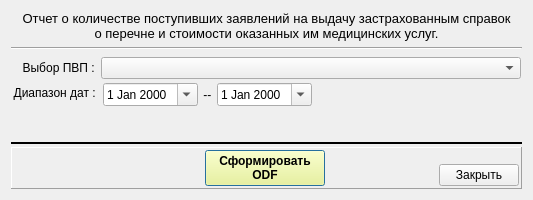
<?xml version="1.0" encoding="UTF-8"?>
<ui version="4.0">
 <class>print_pays2mo_rep_pt_wnd</class>
 <widget class="QDialog" name="print_pays2mo_rep_pt_wnd">
  <property name="geometry">
   <rect>
    <x>0</x>
    <y>0</y>
    <width>533</width>
    <height>200</height>
   </rect>
  </property>
  <property name="windowTitle">
   <string>Формирование отчёта</string>
  </property>
  <layout class="QVBoxLayout" name="verticalLayout">
   <property name="spacing">
    <number>2</number>
   </property>
   <item>
    <widget class="QLabel" name="label">
     <property name="font">
      <font>
       <pointsize>10</pointsize>
      </font>
     </property>
     <property name="text">
      <string>Отчет о количестве поступивших заявлений на выдачу застрахованным справок
о перечне и стоимости оказанных им медицинских услуг.</string>
     </property>
     <property name="alignment">
      <set>Qt::AlignCenter</set>
     </property>
    </widget>
   </item>
   <item>
    <widget class="Line" name="line">
     <property name="minimumSize">
      <size>
       <width>0</width>
       <height>10</height>
      </size>
     </property>
     <property name="orientation">
      <enum>Qt::Horizontal</enum>
     </property>
    </widget>
   </item>
   <item>
    <layout class="QFormLayout" name="formLayout">
     <property name="leftMargin">
      <number>2</number>
     </property>
     <property name="topMargin">
      <number>2</number>
     </property>
     <property name="rightMargin">
      <number>2</number>
     </property>
     <property name="bottomMargin">
      <number>2</number>
     </property>
     <item row="0" column="0">
      <widget class="QLabel" name="lab_point">
       <property name="minimumSize">
        <size>
         <width>85</width>
         <height>0</height>
        </size>
       </property>
       <property name="text">
        <string>Выбор ПВП : </string>
       </property>
       <property name="alignment">
        <set>Qt::AlignRight|Qt::AlignTrailing|Qt::AlignVCenter</set>
       </property>
      </widget>
     </item>
     <item row="1" column="0">
      <widget class="QLabel" name="label_2">
       <property name="minimumSize">
        <size>
         <width>85</width>
         <height>0</height>
        </size>
       </property>
       <property name="text">
        <string>Диапазон дат : </string>
       </property>
       <property name="alignment">
        <set>Qt::AlignRight|Qt::AlignTrailing|Qt::AlignVCenter</set>
       </property>
      </widget>
     </item>
     <item row="1" column="1">
      <layout class="QHBoxLayout" name="horizontalLayout_2">
       <property name="spacing">
        <number>2</number>
       </property>
       <property name="leftMargin">
        <number>2</number>
       </property>
       <property name="topMargin">
        <number>2</number>
       </property>
       <property name="rightMargin">
        <number>2</number>
       </property>
       <property name="bottomMargin">
        <number>2</number>
       </property>
       <item>
        <widget class="QDateEdit" name="date_from">
         <property name="minimumSize">
          <size>
           <width>90</width>
           <height>0</height>
          </size>
         </property>
         <property name="calendarPopup">
          <bool>true</bool>
         </property>
        </widget>
       </item>
       <item>
        <widget class="QLabel" name="label_3">
         <property name="text">
          <string> -- </string>
         </property>
        </widget>
       </item>
       <item>
        <widget class="QDateEdit" name="date_to">
         <property name="minimumSize">
          <size>
           <width>90</width>
           <height>0</height>
          </size>
         </property>
         <property name="calendarPopup">
          <bool>true</bool>
         </property>
        </widget>
       </item>
       <item>
        <spacer name="horizontalSpacer_4">
         <property name="orientation">
          <enum>Qt::Horizontal</enum>
         </property>
         <property name="sizeHint" stdset="0">
          <size>
           <width>40</width>
           <height>20</height>
          </size>
         </property>
        </spacer>
       </item>
      </layout>
     </item>
     <item row="0" column="1">
      <widget class="QComboBox" name="combo_point">
       <property name="minimumSize">
        <size>
         <width>420</width>
         <height>0</height>
        </size>
       </property>
      </widget>
     </item>
    </layout>
   </item>
   <item>
    <spacer name="verticalSpacer">
     <property name="orientation">
      <enum>Qt::Vertical</enum>
     </property>
     <property name="sizeHint" stdset="0">
      <size>
       <width>20</width>
       <height>40</height>
      </size>
     </property>
    </spacer>
   </item>
   <item>
    <widget class="Line" name="line_2">
     <property name="frameShadow">
      <enum>QFrame::Plain</enum>
     </property>
     <property name="lineWidth">
      <number>2</number>
     </property>
     <property name="orientation">
      <enum>Qt::Horizontal</enum>
     </property>
    </widget>
   </item>
   <item>
    <widget class="QFrame" name="frame">
     <property name="frameShape">
      <enum>QFrame::Panel</enum>
     </property>
     <property name="frameShadow">
      <enum>QFrame::Raised</enum>
     </property>
     <layout class="QHBoxLayout" name="horizontalLayout">
      <property name="spacing">
       <number>2</number>
      </property>
      <property name="leftMargin">
       <number>2</number>
      </property>
      <property name="topMargin">
       <number>2</number>
      </property>
      <property name="rightMargin">
       <number>2</number>
      </property>
      <property name="bottomMargin">
       <number>2</number>
      </property>
      <item>
       <widget class="QFrame" name="frame_2">
        <property name="minimumSize">
         <size>
          <width>77</width>
          <height>0</height>
         </size>
        </property>
        <property name="frameShape">
         <enum>QFrame::NoFrame</enum>
        </property>
        <property name="frameShadow">
         <enum>QFrame::Raised</enum>
        </property>
       </widget>
      </item>
      <item>
       <spacer name="horizontalSpacer_2">
        <property name="orientation">
         <enum>Qt::Horizontal</enum>
        </property>
        <property name="sizeHint" stdset="0">
         <size>
          <width>40</width>
          <height>20</height>
         </size>
        </property>
       </spacer>
      </item>
      <item>
       <widget class="QPushButton" name="bn_print">
        <property name="minimumSize">
         <size>
          <width>120</width>
          <height>0</height>
         </size>
        </property>
        <property name="palette">
         <palette>
          <active>
           <colorrole role="Button">
            <brush brushstyle="SolidPattern">
             <color alpha="255">
              <red>255</red>
              <green>255</green>
              <blue>127</blue>
             </color>
            </brush>
           </colorrole>
          </active>
          <inactive>
           <colorrole role="Button">
            <brush brushstyle="SolidPattern">
             <color alpha="255">
              <red>255</red>
              <green>255</green>
              <blue>127</blue>
             </color>
            </brush>
           </colorrole>
          </inactive>
          <disabled>
           <colorrole role="Button">
            <brush brushstyle="SolidPattern">
             <color alpha="255">
              <red>255</red>
              <green>255</green>
              <blue>127</blue>
             </color>
            </brush>
           </colorrole>
          </disabled>
         </palette>
        </property>
        <property name="font">
         <font>
          <weight>75</weight>
          <bold>true</bold>
         </font>
        </property>
        <property name="text">
         <string>Сформировать
ODF</string>
        </property>
       </widget>
      </item>
      <item>
       <spacer name="horizontalSpacer">
        <property name="orientation">
         <enum>Qt::Horizontal</enum>
        </property>
        <property name="sizeHint" stdset="0">
         <size>
          <width>40</width>
          <height>20</height>
         </size>
        </property>
       </spacer>
      </item>
      <item>
       <layout class="QVBoxLayout" name="verticalLayout_2">
        <property name="spacing">
         <number>0</number>
        </property>
        <property name="leftMargin">
         <number>0</number>
        </property>
        <property name="topMargin">
         <number>0</number>
        </property>
        <property name="rightMargin">
         <number>0</number>
        </property>
        <property name="bottomMargin">
         <number>0</number>
        </property>
        <item>
         <spacer name="verticalSpacer_2">
          <property name="orientation">
           <enum>Qt::Vertical</enum>
          </property>
          <property name="sizeHint" stdset="0">
           <size>
            <width>5</width>
            <height>5</height>
           </size>
          </property>
         </spacer>
        </item>
        <item>
         <widget class="QPushButton" name="bn_close">
          <property name="text">
           <string>Закрыть</string>
          </property>
         </widget>
        </item>
       </layout>
      </item>
     </layout>
    </widget>
   </item>
  </layout>
 </widget>
 <resources/>
 <connections/>
</ui>
